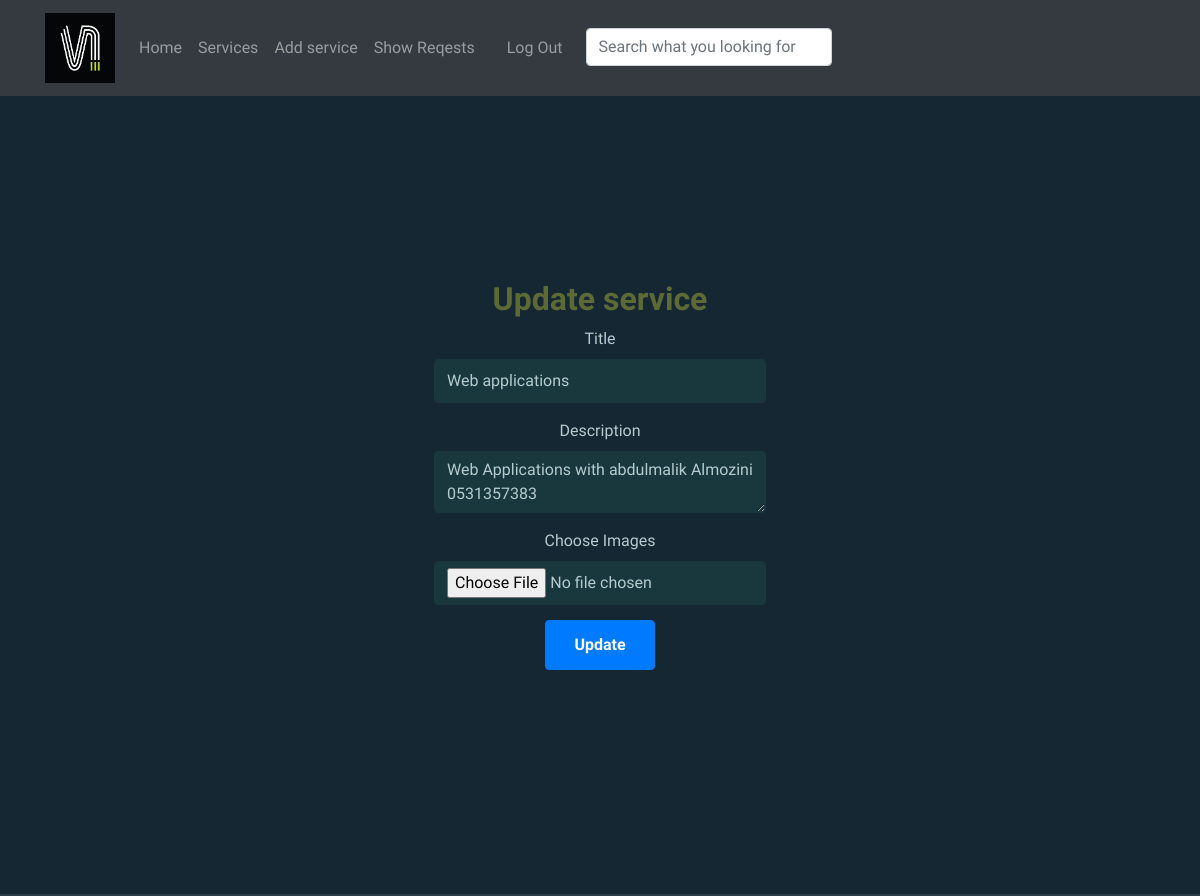
/Requests/update/1 (signed in), run on the app's committed database.
### Requests/models.py (models this page shows)
class Service(models.Model):
    title = models.CharField(max_length=2048)
    description=models.TextField()
    image = models.ImageField(upload_to="images/", default="images/default.jpg")
    created_at = models.DateTimeField(auto_now_add=True)

### Requests/views.py (the view, shortened to what this page needs)
# urls.py: path("update/<service_id>", views.service_update_view, name="service_update_view"),
def service_update_view(request:HttpRequest, service_id):
        if not request.user.is_staff:
            return redirect("main:intro_view")
        service = Service.objects.get(id = service_id)
        return render(request, "Requests/update.html",{"service": service})

### Requests/templates/Requests/update.html (shortened to what this page needs)
{% extends 'main/base.html' %}
{% block body %}
    <section id="contact" class="full-height px-lg-5">
        <div class="container">
            <div class="row justify-content-center text-center">
                <div class="col-lg-8 pb-4" data-aos="fade-up">
                    <h2 class="text-brand">Update service</h2>
                <div class="row justify-content-center text-center" data-aos="fade-up" data-aos-delay="300">
                    <form action="{% url 'Requests:service_update_view' service.id %}" method="POST" enctype="multipart/form-data">
                        <div class="mb-3">
                            <label for="exampleFormControlInput1" class="form-label">Title</label>
                            <input value="{{service.title}}" type="text" class="form-control " id="exampleFormControlInput1" placeholder="fill in title" name="title">
                        </div>
                        <div class="mb-3">
                            <label for="exampleFormControlInput1" class="form-label">Description</label>
                            <textarea class="form-control" id="exampleFormControlInput1" placeholder="fill in Review" name="description">{{service.description}}</textarea>
                        </div>
                        <label>Choose Images</label>
                        <input type="file" name="image" class="form-control">
                        <div style="margin-top: 15px;" class="mb-3">
                            <input type="submit" value="Update" class="btn btn-primary" />
                        </div>
                    </form>
                </div>
            </div>
        </div>
    </section>
{% endblock body %}

### main/static/styles/sstyle.css (style rules this page uses)
:root { --color-body: #b6cbce; --color-heading: #eef3db; --color-base: #18383d; --color-base2: #022a30; --color-brand: #5d6a36; --color-brand2: #deff58; --sidbar-width: 240px; --font-base: "Bai Jamjuree"; }
body { background-color: #152733; color: var(--color-body); font-family: var(--font-base), sans-serif; }
h1,h2,h3,h4,h5,h6 { color: var(--color-heading); font-weight: 700; }
.text-brand { color: var(--color-brand); }
.full-height { min-height: 100vh; height: 100%; display: flex; flex-direction: column; justify-content: center; padding-top: 80px; padding-bottom: 80px; border-bottom: 2px solid rgba(255,255,255, 0.1); }
.btn { padding: 12px 28px; font-weight: 700; }
#contact .form-control { background-color: var(--color-base); border-color: var(--color-base); color: var(--color-body); }
#contact .form-control::placeholder { color: var(--color-body); }
#contact input.form-control { height: 44px; }

### data on the page
Service: title "Web applications", description "Web Applications with abdulmalik Almozini 0531357383"
